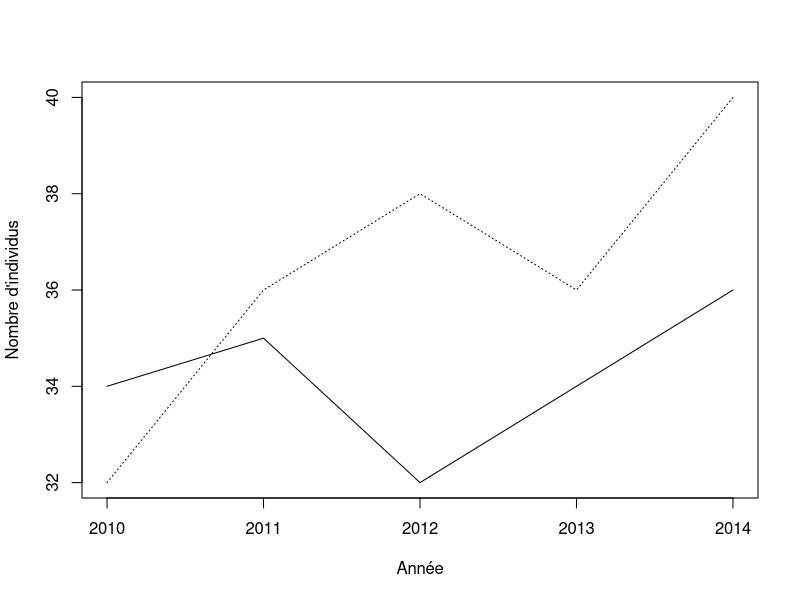
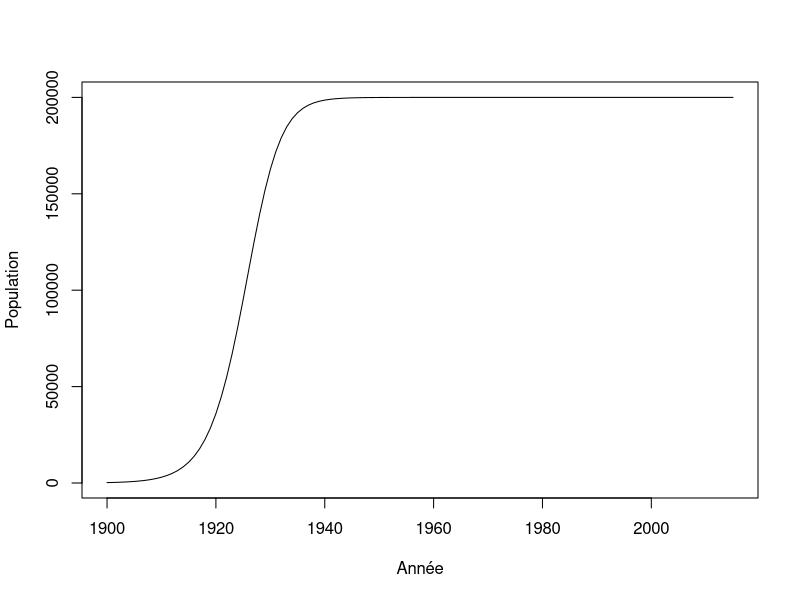

Write the R code that produced these figures, in order.
## ---- chunk 1
donnees <- matrix(nr = 5, nc = 2)
donnees[,1] <- c(34,35,32,34,36)
donnees[,2] <- c(32,36,38,36,40)
an <- c(2010:2014)
head(donnees)
## ---- chunk 2
plot(an,donnees[,1],type = "l", xlab = "Année",ylab = "Nombre d'individus", ylim=c(32,40),cex=2)
lines(an,donnees[,2], lty = 3)
## ---- chunk 3
lambda <- matrix(nr = 4, nc = 2)
lambda[1,1] <- (donnees[2,1] - donnees[1,1]) / donnees[1,1]
## ---- chunk 4
lambda[2,1] <- (donnees[3,1] - donnees[2,1]) / donnees[2,1]
## ---- chunk 5
depart = 1
fin = 5
for(etape in depart:fin) {
    print(etape)
}
## ---- chunk 6
for(etape in c("Bonjour", "programmeurs", "en R")) {
    print(etape)
}
## ---- chunk 7
for(etape in 1:5) {
    print(etape*2)
}
## ---- chunk 8
for(F in -50:100) {
    cat("Pour F = ",F," on obtient C = ",(F - 32) *5/9, '\n')
}
## ---- chunk 9
test = runif(5, 0,1)
for(etape in 1:5) {
    print(test[etape])
}
## ---- chunk 10
test = runif(500, 0,1)
for(etape in 1:5) {
    print(test[etape * 5])
}
## ---- chunk 11
n = 1
for(etape in -2:5) {
    cat("etape = ",etape, " n = ",n, '\n')
    n <- n + 1
}
## ---- chunk 12
n = 1
for(etape in 1:10) n = n*etape
n
## ---- chunk 13
piece <- c("pile","face")
combinaison = "face-face"
while(combinaison != "pile-pile") {
    essai1 <- sample(piece, 1)
    essai2 <- sample(piece, 1)
    combinaison = paste(essai1, "-" , essai2, sep = "")
    print(combinaison)
}
## ---- chunk 14
r = 0.3
N = 220
K = 200000
step = 1
while(N < K/2) {
    N = N + r * N * (1 - N/K)
    step = step + 1
}
step
## ---- chunk 15
r = 0.3
K = 200000
n_steps = 115
N = numeric(n_steps+1)
N[1] = 220

for(i in 2:(n_steps+1)) {
    N[i] = N[i-1] + r * N[i-1] * (1 - N[i-1]/K)
}
## ---- chunk 16
plot(c(1900:2015),N,type = "l",xlab = "Année", ylab = "Population")
